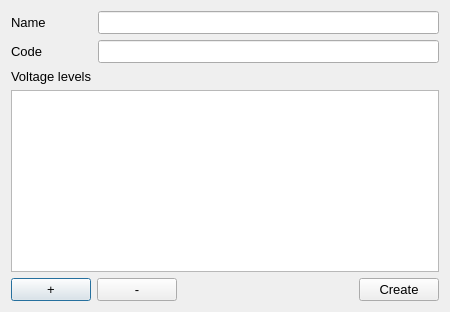
<?xml version="1.0" encoding="UTF-8"?>
<ui version="4.0">
 <class>Dialog</class>
 <widget class="QDialog" name="Dialog">
  <property name="geometry">
   <rect>
    <x>0</x>
    <y>0</y>
    <width>450</width>
    <height>312</height>
   </rect>
  </property>
  <property name="windowTitle">
   <string>Dialog</string>
  </property>
  <layout class="QGridLayout" name="gridLayout">
   <item row="4" column="0" colspan="3">
    <widget class="QFrame" name="frame">
     <property name="frameShape">
      <enum>QFrame::Shape::NoFrame</enum>
     </property>
     <property name="frameShadow">
      <enum>QFrame::Shadow::Raised</enum>
     </property>
     <layout class="QGridLayout" name="gridLayout_2">
      <property name="leftMargin">
       <number>0</number>
      </property>
      <property name="topMargin">
       <number>0</number>
      </property>
      <property name="rightMargin">
       <number>0</number>
      </property>
      <property name="bottomMargin">
       <number>0</number>
      </property>
      <item row="0" column="0" colspan="2">
       <widget class="QLabel" name="label_3">
        <property name="font">
         <font>
          <pointsize>10</pointsize>
         </font>
        </property>
        <property name="text">
         <string>Voltage levels</string>
        </property>
       </widget>
      </item>
      <item row="2" column="0" colspan="2">
       <widget class="QTableView" name="tableView">
        <property name="font">
         <font>
          <pointsize>10</pointsize>
         </font>
        </property>
       </widget>
      </item>
     </layout>
    </widget>
   </item>
   <item row="0" column="0">
    <widget class="QLabel" name="label">
     <property name="font">
      <font>
       <pointsize>10</pointsize>
      </font>
     </property>
     <property name="text">
      <string>Name</string>
     </property>
    </widget>
   </item>
   <item row="5" column="0" colspan="3">
    <widget class="QFrame" name="frame_2">
     <property name="frameShape">
      <enum>QFrame::Shape::NoFrame</enum>
     </property>
     <property name="frameShadow">
      <enum>QFrame::Shadow::Raised</enum>
     </property>
     <layout class="QHBoxLayout" name="horizontalLayout">
      <property name="leftMargin">
       <number>0</number>
      </property>
      <property name="topMargin">
       <number>0</number>
      </property>
      <property name="rightMargin">
       <number>0</number>
      </property>
      <property name="bottomMargin">
       <number>0</number>
      </property>
      <item>
       <widget class="QPushButton" name="addVlButton">
        <property name="font">
         <font>
          <pointsize>10</pointsize>
         </font>
        </property>
        <property name="toolTip">
         <string>Add voltage level</string>
        </property>
        <property name="text">
         <string>+</string>
        </property>
       </widget>
      </item>
      <item>
       <widget class="QPushButton" name="deleteVlButton">
        <property name="font">
         <font>
          <pointsize>10</pointsize>
         </font>
        </property>
        <property name="toolTip">
         <string>Remove voltage level</string>
        </property>
        <property name="text">
         <string>-</string>
        </property>
       </widget>
      </item>
      <item>
       <spacer name="horizontalSpacer">
        <property name="orientation">
         <enum>Qt::Orientation::Horizontal</enum>
        </property>
        <property name="sizeHint" stdset="0">
         <size>
          <width>171</width>
          <height>20</height>
         </size>
        </property>
       </spacer>
      </item>
      <item>
       <widget class="QPushButton" name="createButton">
        <property name="maximumSize">
         <size>
          <width>80</width>
          <height>16777215</height>
         </size>
        </property>
        <property name="font">
         <font>
          <pointsize>10</pointsize>
         </font>
        </property>
        <property name="toolTip">
         <string>Create substation</string>
        </property>
        <property name="text">
         <string>Create</string>
        </property>
       </widget>
      </item>
     </layout>
    </widget>
   </item>
   <item row="1" column="0">
    <widget class="QLabel" name="label_2">
     <property name="font">
      <font>
       <pointsize>10</pointsize>
      </font>
     </property>
     <property name="text">
      <string>Code</string>
     </property>
    </widget>
   </item>
   <item row="0" column="2">
    <widget class="QLineEdit" name="se_name_lineEdit">
     <property name="font">
      <font>
       <pointsize>10</pointsize>
      </font>
     </property>
    </widget>
   </item>
   <item row="1" column="2">
    <widget class="QLineEdit" name="se_code_lineEdit">
     <property name="font">
      <font>
       <pointsize>10</pointsize>
      </font>
     </property>
    </widget>
   </item>
   <item row="0" column="1">
    <spacer name="horizontalSpacer_2">
     <property name="orientation">
      <enum>Qt::Orientation::Horizontal</enum>
     </property>
     <property name="sizeType">
      <enum>QSizePolicy::Policy::Fixed</enum>
     </property>
     <property name="sizeHint" stdset="0">
      <size>
       <width>40</width>
       <height>10</height>
      </size>
     </property>
    </spacer>
   </item>
  </layout>
 </widget>
 <resources/>
 <connections/>
</ui>
